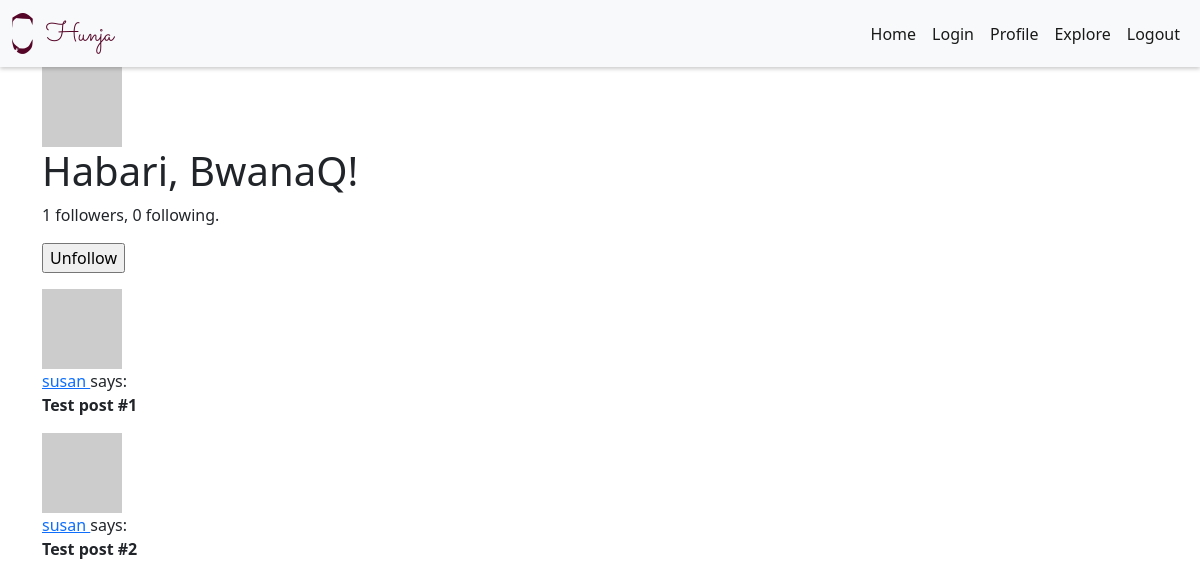
The page /user/susan (signed in) on the database as committed earlier.
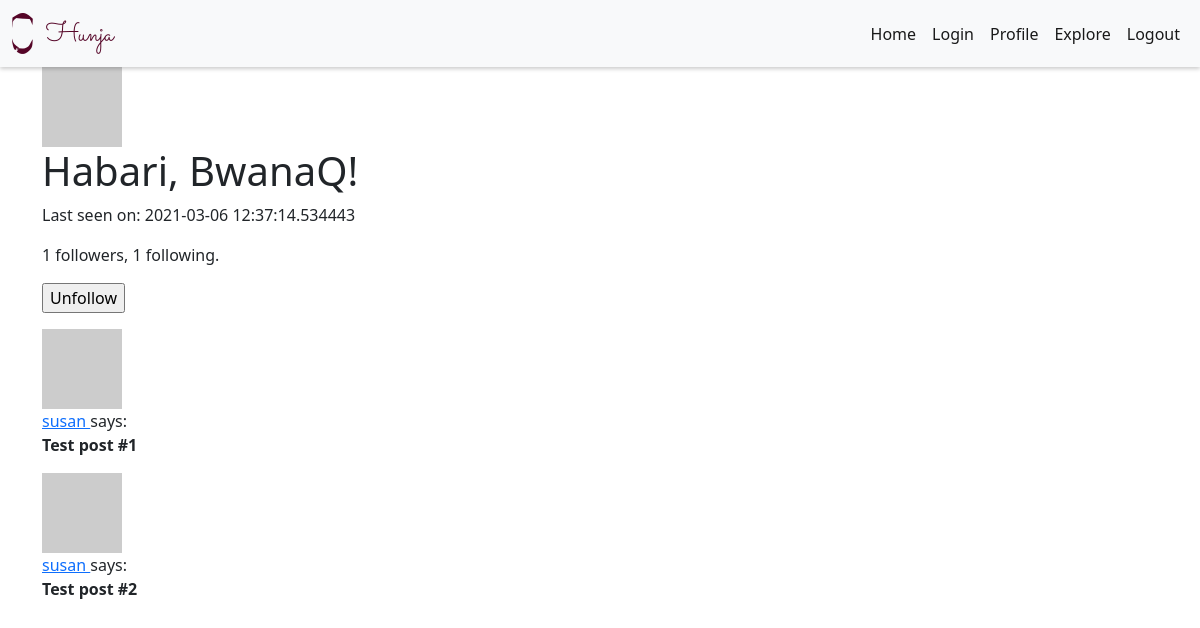
The same page on the database as committed later.
### app/models.py (models this page shows, shortened)
class User(UserMixin, db.Model):
    id = db.Column(db.Integer, primary_key=True)
    username = db.Column(db.String(64), index=True, unique=True)
    email = db.Column(db.String(120), index=True, unique=True)
    password_hash = db.Column(db.String(128))
    posts = db.relationship('Post', backref='author', lazy='dynamic')
    about_me = db.Column(db.String(140))
    last_seen = db.Column(db.DateTime, default=datetime.utcnow)
    followed = db.relationship(
        'User', secondary=followers,
        primaryjoin=(followers.c.follower_id == id),
        secondaryjoin=(followers.c.followed_id == id),
        backref=db.backref('followers', lazy='dynamic'), lazy='dynamic')
    def avatar(self, size):
        digest = md5(self.email.lower().encode('utf-8')).hexdigest()
        return 'https://www.gravatar.com/avatar/{}?d=identicon&s={}'.format(
            digest, size)
    def is_following(self, user):
        return self.followed.filter(
            followers.c.followed_id == user.id).count() > 0

### app/routes.py (the view)
@app.route('/user/<username>')
@login_required
def user(username):
    user = User.query.filter_by(username=username).first_or_404()
    posts = [
        {'author': user, 'body': 'Test post #1'},
        {'author': user, 'body': 'Test post #2'}
    ]
    form = EmptyForm()
    return render_template('user.html', user=user, posts=posts, form=form)

### app/forms.py
class EmptyForm(FlaskForm):
    submit = SubmitField('Submit')

### app/models.py (called while the page is built)
@login.user_loader
def load_user(id):
    return User.query.get(int(id))

### app/routes.py (called while the page is built)
@app.before_request
def before_request():
    if current_user.is_authenticated:
        current_user.last_seen = datetime.utcnow()
        db.session.commit()

### app/templates/user.html (shortened to what this page needs)
{% extends 'base.html' %}
{%block content%}
<div class="">
  <img src="{{ user.avatar(128) }}" />
</div>
<h1>Habari, {{ current_user.username }}!</h1>
{% if user.last_seen %}
  <p>Last seen on: {{ user.last_seen }}</p>
{% endif %}
<p>{{ user.followers.count() }} followers, {{ user.followed.count() }} following.</p>
{% if user == current_user %}
  <p><a href="{{ url_for('edit_profile') }}">Edit your profile</a></p>
  {% else %}
  <p>
    <form action="{{ url_for('unfollow', username=user.username) }}" method="post">
        {{ form.submit(value='Unfollow') }}
    </form>
  </p>
{% endif %}
{% for post in posts %}
  {%include '_posts.html'%}
{% endfor %}
{%endblock content%}

### app/templates/base.html (shortened to what this page needs)
<!DOCTYPE html>
<html lang="en">
  <head>
    <link
      href="https://cdn.jsdelivr.net/npm/bootstrap@5.0.0-beta2/dist/css/bootstrap.min.css"
      rel="stylesheet"
    />
    <link
      rel="stylesheet"
      href="{{url_for('static', filename='css/main.css')}}"
    />
  </head>
  <body>
    <nav class="navbar navbar-expand-lg navbar-light bg-light">
      <div class="container-fluid">
        <a class="navbar-brand" href="/"
          ><img src="{{url_for('static', filename='img/logo.png')}}"
        /></a>
        <div class="collapse navbar-collapse" id="navbarSupportedContent">
          <ul class="navbar-nav ms-auto mb-2 mb-lg-0">
            <li class="nav-item">
              <a
                class="nav-link active"
                aria-current="page"
                href="{{ url_for('index') }}"
                >Home</a
              >
            </li>
            <li class="nav-item">
              <a
                class="nav-link active"
                aria-current="page"
                href="{{ url_for('login') }}"
                >Login</a
              >
            </li>
            <li class="nav-item">
              <a
                class="nav-link active"
                aria-current="page"
                href="{{ url_for('user', username=current_user.username) }}"
                >Profile</a
              >
            </li>
            <li class="nav-item">
              <a
                class="nav-link active"
                aria-current="page"
                href="{{ url_for('explore') }}"
                >Explore</a
              >
            </li>
            <li class="nav-item">
              <a
                class="nav-link active"
                aria-current="page"
                href="{{ url_for('logout') }}"
                >Logout</a
              >
            </li>
          </ul>
        </div>
      </div>
    </nav>
    <div class="container">
       {%block content%} {%endblock%}
    </div>
  </body>
</html>

### app/templates/_posts.html
<div>
  <div>
    <img src="{{ post.author.avatar(36) }}" />
  </div>
  <p>
    <a href="{{ url_for('user', username=post.author.username) }}">
      {{ post.author.username }}
    </a>
    says:
    <br />
    <b> {{ post.body }} </b>
  </p>
</div>

### app/static/css/main.css (style rules this page uses)
nav { box-shadow: 0 2px 4px 0 rgba(0, 0, 0, 0.2); }

Rows that differ between the two databases and show on the page:
changed User "susan": last_seen (not shown) → "2021-03-06 12:37:14.534443"
Other text that changed with them:
{{ user.followed.count() }}: "0" → "1"
text now shown: "Last seen on:"
